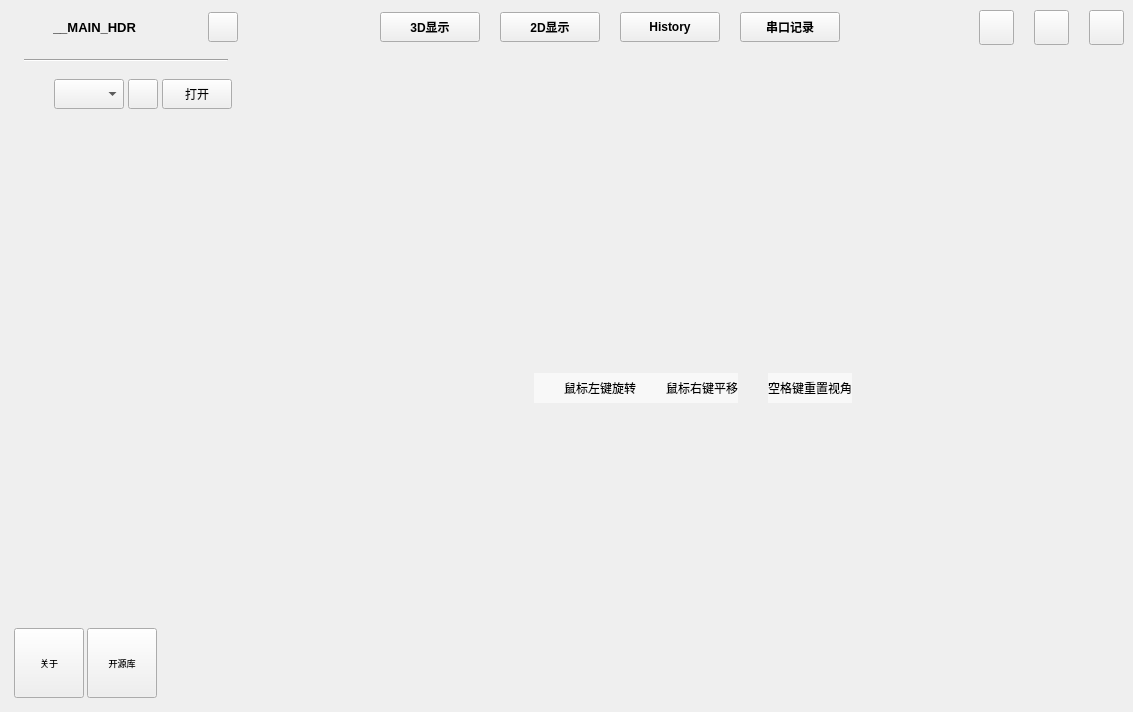
<?xml version="1.0" encoding="UTF-8"?>
<ui version="4.0">
 <class>MainWindow</class>
 <widget class="QMainWindow" name="MainWindow">
  <property name="geometry">
   <rect>
    <x>0</x>
    <y>0</y>
    <width>1133</width>
    <height>712</height>
   </rect>
  </property>
  <property name="windowTitle">
   <string>MainWindow</string>
  </property>
  <widget class="QWidget" name="centralwidget">
   <layout class="QHBoxLayout" name="horizontalLayout_6">
    <property name="spacing">
     <number>0</number>
    </property>
    <property name="leftMargin">
     <number>0</number>
    </property>
    <property name="topMargin">
     <number>0</number>
    </property>
    <property name="rightMargin">
     <number>0</number>
    </property>
    <property name="bottomMargin">
     <number>0</number>
    </property>
    <item>
     <widget class="QWidget" name="w_menu" native="true">
      <property name="sizePolicy">
       <sizepolicy hsizetype="Preferred" vsizetype="Preferred">
        <horstretch>0</horstretch>
        <verstretch>0</verstretch>
       </sizepolicy>
      </property>
      <property name="minimumSize">
       <size>
        <width>200</width>
        <height>0</height>
       </size>
      </property>
      <property name="maximumSize">
       <size>
        <width>252</width>
        <height>16777215</height>
       </size>
      </property>
      <layout class="QVBoxLayout" name="verticalLayout_2">
       <property name="spacing">
        <number>0</number>
       </property>
       <property name="leftMargin">
        <number>14</number>
       </property>
       <property name="topMargin">
        <number>12</number>
       </property>
       <property name="rightMargin">
        <number>14</number>
       </property>
       <property name="bottomMargin">
        <number>14</number>
       </property>
       <item>
        <widget class="QWidget" name="widget_2" native="true">
         <property name="minimumSize">
          <size>
           <width>220</width>
           <height>0</height>
          </size>
         </property>
         <layout class="QVBoxLayout" name="verticalLayout_4">
          <property name="spacing">
           <number>8</number>
          </property>
          <property name="leftMargin">
           <number>0</number>
          </property>
          <property name="topMargin">
           <number>0</number>
          </property>
          <property name="rightMargin">
           <number>0</number>
          </property>
          <property name="bottomMargin">
           <number>0</number>
          </property>
          <item>
           <layout class="QHBoxLayout" name="horizontalLayout">
            <property name="spacing">
             <number>9</number>
            </property>
            <item>
             <widget class="QLabel" name="lab_logo">
              <property name="minimumSize">
               <size>
                <width>30</width>
                <height>30</height>
               </size>
              </property>
              <property name="maximumSize">
               <size>
                <width>30</width>
                <height>30</height>
               </size>
              </property>
              <property name="text">
               <string/>
              </property>
              <property name="scaledContents">
               <bool>true</bool>
              </property>
             </widget>
            </item>
            <item>
             <widget class="QLabel" name="LBL_mainHeader">
              <property name="font">
               <font>
                <pointsize>10</pointsize>
                <weight>75</weight>
                <bold>true</bold>
               </font>
              </property>
              <property name="text">
               <string>__MAIN_HDR</string>
              </property>
             </widget>
            </item>
            <item>
             <spacer name="horizontalSpacer">
              <property name="orientation">
               <enum>Qt::Horizontal</enum>
              </property>
              <property name="sizeHint" stdset="0">
               <size>
                <width>40</width>
                <height>20</height>
               </size>
              </property>
             </spacer>
            </item>
            <item>
             <widget class="QPushButton" name="btn_mine">
              <property name="minimumSize">
               <size>
                <width>30</width>
                <height>30</height>
               </size>
              </property>
              <property name="maximumSize">
               <size>
                <width>30</width>
                <height>30</height>
               </size>
              </property>
              <property name="text">
               <string/>
              </property>
              <property name="icon">
               <iconset resource="../qss.qrc">
                <normaloff>:/icons/mine.png</normaloff>:/icons/mine.png</iconset>
              </property>
              <property name="iconSize">
               <size>
                <width>20</width>
                <height>20</height>
               </size>
              </property>
             </widget>
            </item>
           </layout>
          </item>
          <item>
           <widget class="QWidget" name="widget_3" native="true">
            <layout class="QVBoxLayout" name="verticalLayout_6">
             <property name="leftMargin">
              <number>10</number>
             </property>
             <property name="rightMargin">
              <number>10</number>
             </property>
             <item>
              <widget class="Line" name="line">
               <property name="font">
                <font>
                 <pointsize>9</pointsize>
                 <weight>50</weight>
                 <bold>false</bold>
                </font>
               </property>
               <property name="styleSheet">
                <string notr="true"/>
               </property>
               <property name="orientation">
                <enum>Qt::Horizontal</enum>
               </property>
              </widget>
             </item>
            </layout>
           </widget>
          </item>
          <item>
           <widget class="QWidget" name="w_item_01" native="true">
            <layout class="QHBoxLayout" name="horizontalLayout_3">
             <property name="spacing">
              <number>4</number>
             </property>
             <property name="leftMargin">
              <number>6</number>
             </property>
             <property name="topMargin">
              <number>0</number>
             </property>
             <property name="rightMargin">
              <number>6</number>
             </property>
             <item>
              <widget class="QLabel" name="lab_item_01">
               <property name="minimumSize">
                <size>
                 <width>30</width>
                 <height>30</height>
                </size>
               </property>
               <property name="maximumSize">
                <size>
                 <width>30</width>
                 <height>30</height>
                </size>
               </property>
               <property name="text">
                <string/>
               </property>
               <property name="scaledContents">
                <bool>true</bool>
               </property>
              </widget>
             </item>
             <item>
              <widget class="QComboBox" name="CBX_serial">
               <property name="minimumSize">
                <size>
                 <width>0</width>
                 <height>30</height>
                </size>
               </property>
               <property name="font">
                <font>
                 <pointsize>8</pointsize>
                </font>
               </property>
              </widget>
             </item>
             <item>
              <widget class="QPushButton" name="btn_setting">
               <property name="minimumSize">
                <size>
                 <width>30</width>
                 <height>30</height>
                </size>
               </property>
               <property name="maximumSize">
                <size>
                 <width>30</width>
                 <height>30</height>
                </size>
               </property>
               <property name="text">
                <string/>
               </property>
               <property name="icon">
                <iconset resource="../qss.qrc">
                 <normaloff>:/icons/setting.png</normaloff>:/icons/setting.png</iconset>
               </property>
               <property name="iconSize">
                <size>
                 <width>20</width>
                 <height>20</height>
                </size>
               </property>
              </widget>
             </item>
             <item>
              <widget class="QPushButton" name="PB_openSerial">
               <property name="minimumSize">
                <size>
                 <width>0</width>
                 <height>30</height>
                </size>
               </property>
               <property name="text">
                <string>打开</string>
               </property>
              </widget>
             </item>
            </layout>
           </widget>
          </item>
          <item>
           <spacer name="verticalSpacer_2">
            <property name="orientation">
             <enum>Qt::Vertical</enum>
            </property>
            <property name="sizeHint" stdset="0">
             <size>
              <width>20</width>
              <height>40</height>
             </size>
            </property>
           </spacer>
          </item>
         </layout>
        </widget>
       </item>
       <item>
        <widget class="QWidget" name="widget" native="true">
         <layout class="QVBoxLayout" name="verticalLayout_3">
          <property name="spacing">
           <number>8</number>
          </property>
          <property name="leftMargin">
           <number>0</number>
          </property>
          <property name="topMargin">
           <number>0</number>
          </property>
          <property name="rightMargin">
           <number>0</number>
          </property>
          <property name="bottomMargin">
           <number>0</number>
          </property>
          <item>
           <layout class="QGridLayout" name="gridLayout">
            <property name="spacing">
             <number>3</number>
            </property>
            <item row="0" column="0">
             <widget class="QToolButton" name="btn_menu_item_1">
              <property name="minimumSize">
               <size>
                <width>70</width>
                <height>70</height>
               </size>
              </property>
              <property name="maximumSize">
               <size>
                <width>70</width>
                <height>70</height>
               </size>
              </property>
              <property name="font">
               <font>
                <pointsize>7</pointsize>
               </font>
              </property>
              <property name="text">
               <string>关于</string>
              </property>
              <property name="icon">
               <iconset resource="../qss.qrc">
                <normaloff>:/icons/about.png</normaloff>:/icons/about.png</iconset>
              </property>
              <property name="iconSize">
               <size>
                <width>32</width>
                <height>32</height>
               </size>
              </property>
              <property name="toolButtonStyle">
               <enum>Qt::ToolButtonTextUnderIcon</enum>
              </property>
             </widget>
            </item>
            <item row="0" column="1">
             <widget class="QToolButton" name="btn_menu_item_2">
              <property name="minimumSize">
               <size>
                <width>70</width>
                <height>70</height>
               </size>
              </property>
              <property name="maximumSize">
               <size>
                <width>70</width>
                <height>70</height>
               </size>
              </property>
              <property name="font">
               <font>
                <pointsize>7</pointsize>
               </font>
              </property>
              <property name="text">
               <string>开源库</string>
              </property>
              <property name="icon">
               <iconset resource="../qss.qrc">
                <normaloff>:/icons/opensourcelib.png</normaloff>:/icons/opensourcelib.png</iconset>
              </property>
              <property name="iconSize">
               <size>
                <width>32</width>
                <height>32</height>
               </size>
              </property>
              <property name="toolButtonStyle">
               <enum>Qt::ToolButtonTextUnderIcon</enum>
              </property>
             </widget>
            </item>
            <item row="0" column="2">
             <spacer name="horizontalSpacer_4">
              <property name="orientation">
               <enum>Qt::Horizontal</enum>
              </property>
              <property name="sizeHint" stdset="0">
               <size>
                <width>40</width>
                <height>20</height>
               </size>
              </property>
             </spacer>
            </item>
           </layout>
          </item>
         </layout>
        </widget>
       </item>
      </layout>
     </widget>
    </item>
    <item>
     <widget class="QWidget" name="w_main" native="true">
      <layout class="QVBoxLayout" name="verticalLayout_5" stretch="1,7">
       <property name="spacing">
        <number>19</number>
       </property>
       <property name="topMargin">
        <number>10</number>
       </property>
       <property name="bottomMargin">
        <number>0</number>
       </property>
       <item>
        <layout class="QHBoxLayout" name="horizontalLayout_5">
         <property name="spacing">
          <number>20</number>
         </property>
         <item>
          <spacer name="horizontalSpacer_8">
           <property name="orientation">
            <enum>Qt::Horizontal</enum>
           </property>
           <property name="sizeHint" stdset="0">
            <size>
             <width>40</width>
             <height>20</height>
            </size>
           </property>
          </spacer>
         </item>
         <item>
          <widget class="QPushButton" name="btn_main_item_1">
           <property name="minimumSize">
            <size>
             <width>100</width>
             <height>0</height>
            </size>
           </property>
           <property name="maximumSize">
            <size>
             <width>100</width>
             <height>30</height>
            </size>
           </property>
           <property name="font">
            <font>
             <pointsize>9</pointsize>
             <weight>75</weight>
             <bold>true</bold>
            </font>
           </property>
           <property name="text">
            <string>3D显示</string>
           </property>
          </widget>
         </item>
         <item>
          <widget class="QPushButton" name="btn_main_item_2">
           <property name="minimumSize">
            <size>
             <width>100</width>
             <height>0</height>
            </size>
           </property>
           <property name="maximumSize">
            <size>
             <width>100</width>
             <height>30</height>
            </size>
           </property>
           <property name="font">
            <font>
             <pointsize>9</pointsize>
             <weight>75</weight>
             <bold>true</bold>
            </font>
           </property>
           <property name="text">
            <string>2D显示</string>
           </property>
          </widget>
         </item>
         <item>
          <widget class="QPushButton" name="btn_main_item_3">
           <property name="minimumSize">
            <size>
             <width>100</width>
             <height>0</height>
            </size>
           </property>
           <property name="maximumSize">
            <size>
             <width>100</width>
             <height>30</height>
            </size>
           </property>
           <property name="font">
            <font>
             <pointsize>9</pointsize>
             <weight>75</weight>
             <bold>true</bold>
            </font>
           </property>
           <property name="text">
            <string>History</string>
           </property>
          </widget>
         </item>
         <item>
          <widget class="QPushButton" name="btn_main_item_4">
           <property name="minimumSize">
            <size>
             <width>100</width>
             <height>0</height>
            </size>
           </property>
           <property name="maximumSize">
            <size>
             <width>100</width>
             <height>30</height>
            </size>
           </property>
           <property name="font">
            <font>
             <pointsize>9</pointsize>
             <weight>75</weight>
             <bold>true</bold>
            </font>
           </property>
           <property name="text">
            <string>串口记录</string>
           </property>
          </widget>
         </item>
         <item>
          <spacer name="horizontalSpacer_9">
           <property name="orientation">
            <enum>Qt::Horizontal</enum>
           </property>
           <property name="sizeHint" stdset="0">
            <size>
             <width>40</width>
             <height>20</height>
            </size>
           </property>
          </spacer>
         </item>
         <item>
          <layout class="QHBoxLayout" name="horizontalLayout_2" stretch="0,0,0">
           <property name="sizeConstraint">
            <enum>QLayout::SetDefaultConstraint</enum>
           </property>
           <item>
            <widget class="QPushButton" name="btn_littleshow">
             <property name="minimumSize">
              <size>
               <width>35</width>
               <height>35</height>
              </size>
             </property>
             <property name="maximumSize">
              <size>
               <width>35</width>
               <height>35</height>
              </size>
             </property>
             <property name="text">
              <string/>
             </property>
             <property name="icon">
              <iconset resource="../qss.qrc">
               <normaloff>:/icons/miniNormal.png</normaloff>:/icons/miniNormal.png</iconset>
             </property>
            </widget>
           </item>
           <item>
            <widget class="QPushButton" name="btn_maximum">
             <property name="minimumSize">
              <size>
               <width>35</width>
               <height>35</height>
              </size>
             </property>
             <property name="maximumSize">
              <size>
               <width>35</width>
               <height>35</height>
              </size>
             </property>
             <property name="autoFillBackground">
              <bool>false</bool>
             </property>
             <property name="text">
              <string/>
             </property>
             <property name="iconSize">
              <size>
               <width>16</width>
               <height>16</height>
              </size>
             </property>
            </widget>
           </item>
           <item>
            <widget class="QPushButton" name="btn_logout">
             <property name="minimumSize">
              <size>
               <width>35</width>
               <height>35</height>
              </size>
             </property>
             <property name="maximumSize">
              <size>
               <width>35</width>
               <height>35</height>
              </size>
             </property>
             <property name="text">
              <string/>
             </property>
             <property name="icon">
              <iconset resource="../qss.qrc">
               <normaloff>:/icons/closeNormal.png</normaloff>:/icons/closeNormal.png</iconset>
             </property>
            </widget>
           </item>
          </layout>
         </item>
        </layout>
       </item>
       <item>
        <widget class="QStackedWidget" name="sw_main">
         <property name="currentIndex">
          <number>0</number>
         </property>
         <widget class="QWidget" name="page">
          <layout class="QVBoxLayout" name="verticalLayout_7">
           <property name="spacing">
            <number>0</number>
           </property>
           <property name="leftMargin">
            <number>0</number>
           </property>
           <property name="topMargin">
            <number>0</number>
           </property>
           <property name="rightMargin">
            <number>0</number>
           </property>
           <property name="bottomMargin">
            <number>0</number>
           </property>
           <item>
            <layout class="QVBoxLayout" name="VL_3D">
             <property name="spacing">
              <number>0</number>
             </property>
             <item>
              <layout class="QGridLayout" name="gridLayout_2">
               <item row="0" column="7">
                <spacer name="horizontalSpacer_3">
                 <property name="orientation">
                  <enum>Qt::Horizontal</enum>
                 </property>
                 <property name="sizeHint" stdset="0">
                  <size>
                   <width>40</width>
                   <height>20</height>
                  </size>
                 </property>
                </spacer>
               </item>
               <item row="0" column="0">
                <spacer name="horizontalSpacer_2">
                 <property name="orientation">
                  <enum>Qt::Horizontal</enum>
                 </property>
                 <property name="sizeType">
                  <enum>QSizePolicy::Expanding</enum>
                 </property>
                 <property name="sizeHint" stdset="0">
                  <size>
                   <width>40</width>
                   <height>20</height>
                  </size>
                 </property>
                </spacer>
               </item>
               <item row="0" column="2">
                <widget class="QLabel" name="label_2">
                 <property name="styleSheet">
                  <string notr="true">background-color: rgb(248, 248, 248);</string>
                 </property>
                 <property name="text">
                  <string>鼠标左键旋转</string>
                 </property>
                </widget>
               </item>
               <item row="0" column="3">
                <widget class="QLabel" name="label_3">
                 <property name="minimumSize">
                  <size>
                   <width>30</width>
                   <height>30</height>
                  </size>
                 </property>
                 <property name="maximumSize">
                  <size>
                   <width>30</width>
                   <height>30</height>
                  </size>
                 </property>
                 <property name="styleSheet">
                  <string notr="true">background-color: rgb(248, 248, 248);</string>
                 </property>
                 <property name="text">
                  <string/>
                 </property>
                 <property name="pixmap">
                  <pixmap resource="../qss.qrc">:/icons/mouse.png</pixmap>
                 </property>
                 <property name="scaledContents">
                  <bool>true</bool>
                 </property>
                </widget>
               </item>
               <item row="0" column="1">
                <widget class="QLabel" name="label">
                 <property name="minimumSize">
                  <size>
                   <width>30</width>
                   <height>30</height>
                  </size>
                 </property>
                 <property name="maximumSize">
                  <size>
                   <width>30</width>
                   <height>30</height>
                  </size>
                 </property>
                 <property name="styleSheet">
                  <string notr="true">background-color: rgb(248, 248, 248);</string>
                 </property>
                 <property name="text">
                  <string/>
                 </property>
                 <property name="pixmap">
                  <pixmap resource="../qss.qrc">:/icons/mouse.png</pixmap>
                 </property>
                 <property name="scaledContents">
                  <bool>true</bool>
                 </property>
                </widget>
               </item>
               <item row="0" column="5">
                <widget class="QLabel" name="label_5">
                 <property name="minimumSize">
                  <size>
                   <width>30</width>
                   <height>30</height>
                  </size>
                 </property>
                 <property name="maximumSize">
                  <size>
                   <width>30</width>
                   <height>30</height>
                  </size>
                 </property>
                 <property name="text">
                  <string/>
                 </property>
                 <property name="pixmap">
                  <pixmap resource="../qss.qrc">:/icons/keyboard.png</pixmap>
                 </property>
                 <property name="scaledContents">
                  <bool>true</bool>
                 </property>
                 <property name="alignment">
                  <set>Qt::AlignCenter</set>
                 </property>
                </widget>
               </item>
               <item row="0" column="4">
                <widget class="QLabel" name="label_4">
                 <property name="styleSheet">
                  <string notr="true">background-color: rgb(248, 248, 248);</string>
                 </property>
                 <property name="text">
                  <string>鼠标右键平移</string>
                 </property>
                </widget>
               </item>
               <item row="0" column="6">
                <widget class="QLabel" name="label_6">
                 <property name="styleSheet">
                  <string notr="true">background-color: rgb(248, 248, 248);</string>
                 </property>
                 <property name="text">
                  <string>空格键重置视角</string>
                 </property>
                </widget>
               </item>
              </layout>
             </item>
            </layout>
           </item>
          </layout>
         </widget>
         <widget class="QWidget" name="page_2">
          <layout class="QVBoxLayout" name="verticalLayout_8">
           <property name="spacing">
            <number>0</number>
           </property>
           <property name="leftMargin">
            <number>0</number>
           </property>
           <property name="topMargin">
            <number>0</number>
           </property>
           <property name="rightMargin">
            <number>0</number>
           </property>
           <property name="bottomMargin">
            <number>0</number>
           </property>
           <item>
            <layout class="QGridLayout" name="HL_matrixDisplay"/>
           </item>
          </layout>
         </widget>
         <widget class="QWidget" name="page_3">
          <layout class="QVBoxLayout" name="verticalLayout_9">
           <item>
            <widget class="QLabel" name="lab_mess_3">
             <property name="font">
              <font>
               <pointsize>20</pointsize>
               <weight>75</weight>
               <bold>true</bold>
              </font>
             </property>
             <property name="layoutDirection">
              <enum>Qt::LeftToRight</enum>
             </property>
             <property name="text">
              <string>History</string>
             </property>
             <property name="alignment">
              <set>Qt::AlignCenter</set>
             </property>
            </widget>
           </item>
          </layout>
         </widget>
         <widget class="QWidget" name="page_4">
          <layout class="QVBoxLayout" name="verticalLayout_10">
           <item>
            <layout class="QHBoxLayout" name="HL_frameMsg"/>
           </item>
          </layout>
         </widget>
        </widget>
       </item>
      </layout>
     </widget>
    </item>
   </layout>
  </widget>
 </widget>
 <resources>
  <include location="../qss.qrc"/>
 </resources>
 <connections/>
</ui>
